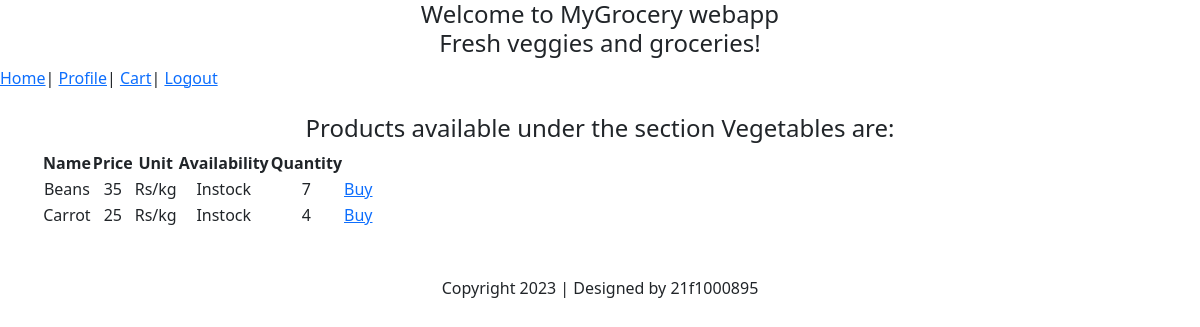
/2/products (signed in), run on the app's committed database.
### models.py (models this page shows, shortened)
class Section(db.Model):
    section_id = db.Column(db.Integer(), primary_key = True)
    section_name = db.Column(db.String(50), nullable = False)
    products = db.relationship("Product", backref = "section", cascade = ("all, delete"))

class Product(db.Model):
    product_id = db.Column(db.Integer(), primary_key = True)
    product_name = db.Column(db.String(50), nullable = False)
    product_unit = db.Column(db.String(), nullable = False)
    product_quantity = db.Column(db.Integer())
    product_price = db.Column(db.Integer())
    sect = db.Column(db.Integer(), db.ForeignKey("section.section_id"), nullable = False)

### app.py (the view)
@app.route('/<int:section_id>/products', methods = ['GET','POST'])
@login_required
def sect_products(section_id):
    if request.method == 'GET':
        s1=Section.query.get(section_id)
        products = Product.query.filter_by(sect=section_id).all()
        return render_template('section_product.html', products = products, s_name = s1.section_name, sect_id=section_id)

### app.py (called while the page is built)
@login_manager.user_loader
def load_user(user_id):
    return User.query.get(int(user_id))

### templates/section_product.html (shortened to what this page needs)
<!DOCTYPE html>
<html lang="en">
<head>
    <link href="https://cdn.jsdelivr.net/npm/bootstrap@5.3.0/dist/css/bootstrap.min.css" rel="stylesheet">
</head>
<body>
    <heading align="center">
        <h4>Welcome to MyGrocery webapp<br>Fresh veggies and groceries!</h4>
    </heading>
    <a href="{{url_for('dashboard')}}">Home</a>|
    <a href="/profile">Profile</a>|
    <a href="/buy">Cart</a>|
    <a href="{{url_for('logout')}}">Logout</a>
    <div class="container-sm text-center">
        <br>
    {% if products|length == 0 %}
    <h4>No products available right now! check other sections!</h4>
    {% else %}
    <h4>Products available under the section {{s_name}} are:</h4>
    <table>
        <tr>
            <th> Name</th>
            <th> Price</th>
            <th> Unit</th>
            <th> Availability</th>
            <th> Quantity</th>
        </tr>
        {%  for product in products|sort(attribute='product_id',reverse=true) %}
            <tr>
                <td>{{ product.product_name }}</td>
                <td>{{ product.product_price }}</td>
                <td>{{ product.product_unit }} </td>
                <td>{% if product.product_quantity == 0  %}
                        <b>Out of Stock</b></td>
                <td> updated soon!</td>
                    {% else %}
                        Instock</td>
                <td>{{ product.product_quantity }}</td>
                <td><a type = "button" href="/products/{{product.product_id}}">Buy</a></td>
                    {% endif %}
             </tr>
        {% endfor %}
    </table>
    {% endif %}
    </div> <br><br>
    <Footer align = "center">Copyright 2023 | Designed by 21f1000895</Footer>
</body>
</html>

### data on the page
Section: section_name "Vegetables"
Product: product_name "Beans", product_price "35", product_unit "Rs/kg", product_quantity "7"
Product: product_name "Carrot", product_price "25", product_unit "Rs/kg", product_quantity "4"
